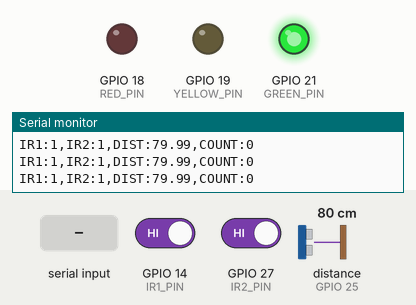
This sketch was run on a simulated ESP32. Shown: output pins drawn as LEDs (lit = HIGH), the last lines printed to the serial monitor. Wiring (inferred from the names in the program): ultrasonic range finder: trigger GPIO 26; echo GPIO 25. Inputs (shaded band) come from the test bench; at power-on: GPIO 14 (IR1_PIN) HIGH, GPIO 27 (IR2_PIN) HIGH, distance to the obstacle (sensor on GPIO 25) 80 cm. The echo pulse lasts 58.3 µs per cm; pins used as bus, display or sensor lines are not drawn.

Above: at 1.3 s.
1.4 s: "RED\n" received over Serial
At 2.3 s:
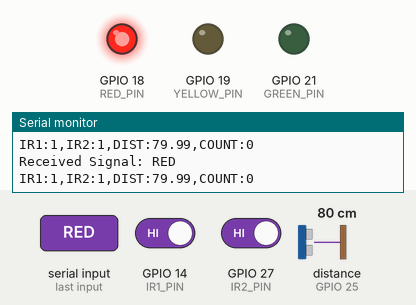
3.0 s: "YELLOW\n" received over Serial
At 4.0 s:
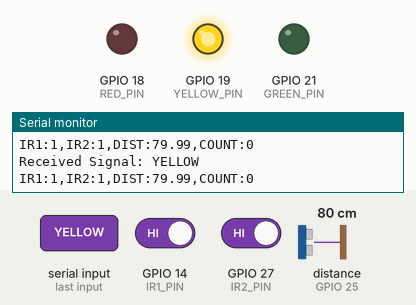
4.5 s: "1\n" received over Serial
At 5.8 s:
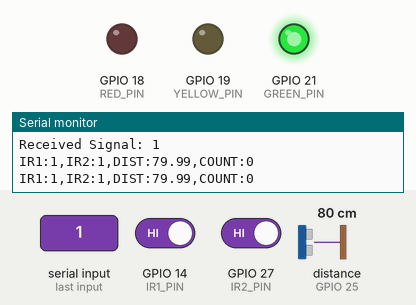
Timing chart, 0 to 7.5 s (numbered marks = the images above; inputs shaded):
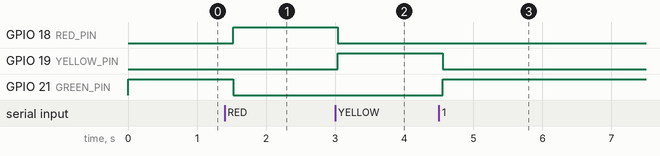

Measured:
- after the input at 1.4 s, GPIO 18 (RED_PIN): LOW → HIGH after 0.12 s; GPIO 21 (GREEN_PIN): HIGH → LOW after 0.12 s
- after the input at 3.0 s, GPIO 18 (RED_PIN): HIGH → LOW at once; GPIO 19 (YELLOW_PIN): LOW → HIGH at once
- after the input at 4.5 s, GPIO 19 (YELLOW_PIN): HIGH → LOW after 0.06 s; GPIO 21 (GREEN_PIN): LOW → HIGH after 0.06 s

The sketch:

esp32_code.ino
```cpp
// ==========================================
// SMART TRAFFIC SYSTEM (SERVER CONTROLLED)
// ESP32 ONLY EXECUTES COMMANDS
// ==========================================

// ----------- PIN DEFINITIONS -----------
#define IR1_PIN     14
#define IR2_PIN     27

#define TRIG_PIN    26
#define ECHO_PIN    25

#define RED_PIN     18
#define YELLOW_PIN  19
#define GREEN_PIN   21

// ----------- SETTINGS -----------
unsigned long lastSendTime = 0;
int vehicleCount = 0;

// ==========================================
// ULTRASONIC DISTANCE
// ==========================================
float getDistanceCM() {
  digitalWrite(TRIG_PIN, LOW);
  delayMicroseconds(2);

  digitalWrite(TRIG_PIN, HIGH);
  delayMicroseconds(10);
  digitalWrite(TRIG_PIN, LOW);

  long duration = pulseIn(ECHO_PIN, HIGH, 30000);

  if (duration == 0) return 999.0;

  return duration * 0.0343 / 2.0;
}

// ==========================================
// TRAFFIC LIGHT CONTROL
// ==========================================
void setTrafficLight(String signal) {

  if (signal == "RED") {
    digitalWrite(RED_PIN, HIGH);
    digitalWrite(YELLOW_PIN, LOW);
    digitalWrite(GREEN_PIN, LOW);
  }
  else if (signal == "YELLOW") {
    digitalWrite(RED_PIN, LOW);
    digitalWrite(YELLOW_PIN, HIGH);
    digitalWrite(GREEN_PIN, LOW);
  }
  else { // GREEN
    digitalWrite(RED_PIN, LOW);
    digitalWrite(YELLOW_PIN, LOW);
    digitalWrite(GREEN_PIN, HIGH);
  }
}

// ==========================================
// SETUP
// ==========================================
void setup() {
  Serial.begin(115200);

  pinMode(IR1_PIN, INPUT);
  pinMode(IR2_PIN, INPUT);

  pinMode(TRIG_PIN, OUTPUT);
  pinMode(ECHO_PIN, INPUT);

  pinMode(RED_PIN, OUTPUT);
  pinMode(YELLOW_PIN, OUTPUT);
  pinMode(GREEN_PIN, OUTPUT);

  // Default state
  setTrafficLight("GREEN");

  Serial.println("ESP32 READY (CLIENT MODE)");
}

// ==========================================
// LOOP
// ==========================================
void loop() {

  float distance = getDistanceCM();

  int ir1 = digitalRead(IR1_PIN);
  int ir2 = digitalRead(IR2_PIN);

  // Optional vehicle count logic
  if (distance < 20) {
    vehicleCount++;
  }

  // SEND SENSOR DATA TO PYTHON CLIENT
  Serial.print("IR1:");
  Serial.print(ir1);
  Serial.print(",IR2:");
  Serial.print(ir2);
  Serial.print(",DIST:");
  Serial.print(distance);
  Serial.print(",COUNT:");
  Serial.println(vehicleCount);

  // RECEIVE SIGNAL FROM SERVER (via client.py)
  if (Serial.available()) {
    String signal = Serial.readStringUntil('\n');
    signal.trim();

    Serial.print("Received Signal: ");
    Serial.println(signal);

    setTrafficLight(signal);
  }

  delay(500);
}
```
